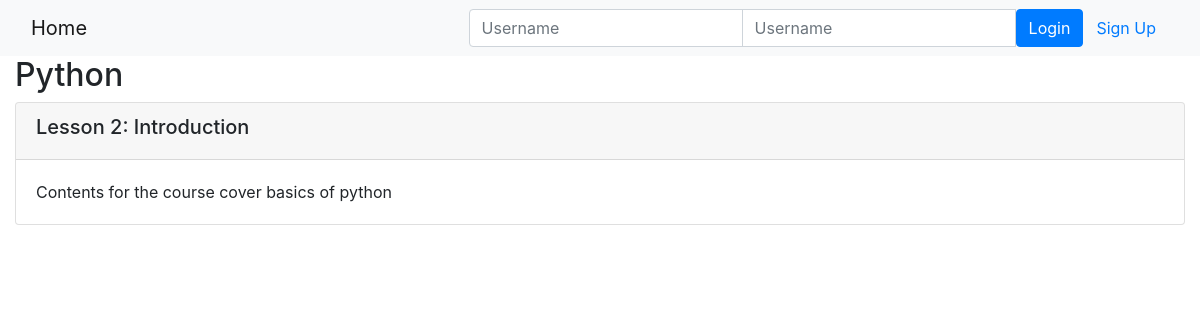
The page /onlinecourse/2/ on the database its author committed.
### onlinecourse/models.py (models this page shows, shortened)
class Course(models.Model):
    name = models.CharField(null=False, max_length=30, default='online course')
    image = models.ImageField(upload_to='course_images/')
    description = models.CharField(max_length=1000)
    pub_date = models.DateField(null=True)
    instructors = models.ManyToManyField(Instructor)
    users = models.ManyToManyField(settings.AUTH_USER_MODEL, through='Enrollment')
    total_enrollment = models.IntegerField(default=0)
    is_enrolled = False

class Lesson(models.Model):
    title = models.CharField(max_length=200, default="title")
    order = models.IntegerField(default=0)
    course = models.ForeignKey(Course, on_delete=models.CASCADE)
    content = models.TextField()

### onlinecourse/views.py (the view)
# urls.py: path('<int:pk>/', views.CourseDetailView.as_view(), name='course_details'),
class CourseDetailView(generic.DetailView):
    model = Course
    template_name = 'onlinecourse/course_detail_bootstrap.html'

### onlinecourse/templates/onlinecourse/course_detail_bootstrap.html (shortened to what this page needs)
<!DOCTYPE html>
<html lang="en">
<head>
     {% load static %}
    <link rel="stylesheet" href="https://maxcdn.bootstrapcdn.com/bootstrap/4.5.2/css/bootstrap.min.css">
</head>
<body>
    <nav class="navbar navbar-light bg-light">
        <div class="container-fluid">
            <div class="navbar-header">
                  <a class="navbar-brand" href="{% url 'onlinecourse:index' %}">Home</a>
            </div>
            <ul class="nav navbar-nav navbar-right">
                {% if user.is_authenticated %}
                <li>
                    <a class="btn btn-link" href="#">{{ user.first_name }}({{ user.username }})</a>
                    <a class="btn btn-link" href="{% url 'onlinecourse:logout' %}">Logout</a>
                </li>
                {% else %}
                <li>
                    <form class="form-inline" action="{% url 'onlinecourse:login' %}" method="post">
                        <div class="input-group">
                            <input type="text" class="form-control" placeholder="Username" name="username" >
                            <input type="password" class="form-control" placeholder="Username" name="psw" >
                            <button class="btn btn-primary" type="submit">Login</button>
                            <a class="btn btn-link" href="{% url 'onlinecourse:registration' %}">Sign Up</a>
                        </div>
                    </form>
                </li>
                {% endif %}
            </ul>
        </div>
    </nav>
    <div class="container-fluid">
            <h2>{{ course.name }}</h2>
            <div class="card-columns-vertical">
                {% for lesson in course.lesson_set.all %}
                    <div class="card mt-1">
                        <div class="card-header"><h5>Lesson {{lesson.order|add:1}}: {{lesson.title}}</h5></div>
                        <div class="card-body">{{lesson.content}}</div>
                    </div>
                {% endfor %}
            </div>
    </div>
</body>
</html>

### rows shown on the page
Course: name "Python"
Lesson: order|add "2", title "Introduction", content "Contents for the course cover basics of python"
